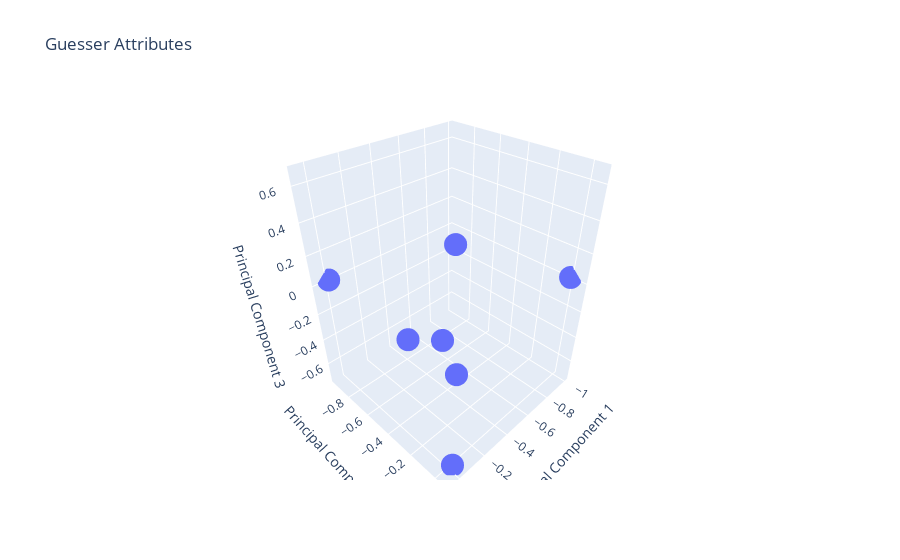

Here is the notebook cell this chart was saved with:
### Markdown cell above
#### PCA on Guesser features

### Code cell
Guesser_PCA_Reducer = PCA()
Guesser_PCA_Reducer.fit(guesser_data)
guesser_feature_names = guesser_df.columns.values

# Features projected on PC1
Guesser_PCA_Reducer.set_num_principal_components(1)
Guesser_PCA_Reducer.transform()
plt.scatter(Guesser_PCA_Reducer.P[:, 0], np.zeros(Guesser_PCA_Reducer.P.shape[0]), color='blue')
for i, name in enumerate(guesser_feature_names):
    plt.annotate(name, (Guesser_PCA_Reducer.P[i, 0], 0))

plt.gca().axes.get_yaxis().set_visible(False)
plt.xlabel('Principal Component 1')
plt.title('Guesser Attributes')
plt.show()

# Features projected on PC2
Guesser_PCA_Reducer.set_num_principal_components(2)
Guesser_PCA_Reducer.transform()
plt.scatter(Guesser_PCA_Reducer.P[:, 0], Guesser_PCA_Reducer.P[:, 1], color='green')
for i, name in enumerate(guesser_feature_names):
    plt.annotate(name, (Guesser_PCA_Reducer.P[i, 0], Guesser_PCA_Reducer.P[i, 1]))

plt.xlabel('Principal Component 1')
plt.ylabel('Principal Component 2')
plt.title('Guesser Attributes')
plt.show()

# Features projected on PC3
Guesser_PCA_Reducer.set_num_principal_components(3)
Guesser_PCA_Reducer.transform()

ax = plt.figure().add_subplot(projection='3d')
ax.scatter(Guesser_PCA_Reducer.P[:, 0], Guesser_PCA_Reducer.P[:, 1], Guesser_PCA_Reducer.P[:, 2], color='red')

ax.set_xlabel('Principal Component 1')
ax.set_ylabel('Principal Component 2')
ax.set_zlabel('Principal Component 3')
plt.title('Guesser Attributes')
plt.show()

projected_guesser_dataframe = pd.DataFrame(Guesser_PCA_Reducer.P[:, :3], columns=['Principal Component 1', 'Principal Component 2', 'Principal Component 3'])
fig = px.scatter_3d(projected_guesser_dataframe, x='Principal Component 1', y='Principal Component 2', z='Principal Component 3', title='Guesser Attributes')
fig.show()

### Figure 1 — Plotly figure (JSON) as saved in the notebook; plotly's stock layout.template omitted (floating-point values rounded to 4 significant figures)
{"data": [{"hovertemplate": "Principal Component 1=%{x}<br>Principal Component 2=%{y}<br>Principal Component 3=%{z}<extra></extra>", "legendgroup": "", "marker": {"color": "#636efa", "symbol": "circle"}, "mode": "markers", "name": "", "scene": "scene", "showlegend": false, "type": "scatter3d", "x": [-0.9985, 0.05518, -0.0107, 0.001173, -7.349e-05, -3.874e-05, 0.0001174], "y": [0.001609, 0.03186, 0.02795, 0.05063, -0.959, -0.2683, 0.06113], "z": [0.02055, 0.2183, -0.7202, 0.6577, 0.02083, 0.0007639, 0.0005984]}], "layout": {"legend": {"tracegroupgap": 0}, "scene": {"domain": {"x": [0, 1], "y": [0, 1]}, "xaxis": {"title": {"text": "Principal Component 1"}}, "yaxis": {"title": {"text": "Principal Component 2"}}, "zaxis": {"title": {"text": "Principal Component 3"}}}, "title": {"text": "Guesser Attributes"}}}
